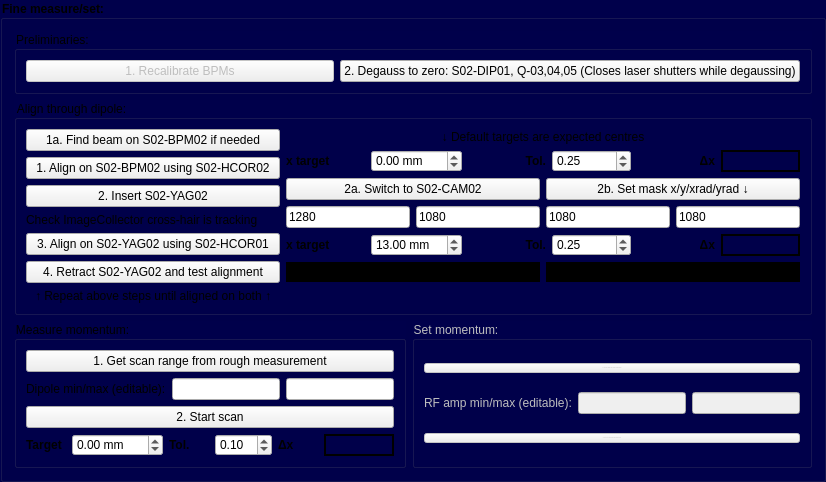
            <widget class="QGroupBox" name="groupBox_9">
             <property name="minimumSize">
              <size>
               <width>0</width>
               <height>471</height>
              </size>
             </property>
             <property name="font">
              <font>
               <weight>75</weight>
               <bold>true</bold>
              </font>
             </property>
             <property name="styleSheet">
              <string notr="true">QGroupBox{ background-color: rgb(0, 0, 75);}
QLabel{ background-color: rgba(0,0,0,0%);}
#QPushButton{ background-color: rgb(255, 255, 255);}</string>
             </property>
             <property name="title">
              <string>Fine measure/set:</string>
             </property>
             <layout class="QVBoxLayout" name="verticalLayout_3">
              <item>
               <widget class="QGroupBox" name="groupBox_3">
                <property name="font">
                 <font>
                  <weight>50</weight>
                  <italic>false</italic>
                  <bold>false</bold>
                 </font>
                </property>
                <property name="title">
                 <string>Preliminaries:</string>
                </property>
                <layout class="QHBoxLayout" name="horizontalLayout_15">
                 <item>
                  <widget class="QPushButton" name="pushButton_Prelim_1">
                   <property name="enabled">
                    <bool>false</bool>
                   </property>
                   <property name="sizePolicy">
                    <sizepolicy hsizetype="Minimum" vsizetype="Fixed">
                     <horstretch>0</horstretch>
                     <verstretch>0</verstretch>
                    </sizepolicy>
                   </property>
                   <property name="minimumSize">
                    <size>
                     <width>140</width>
                     <height>0</height>
                    </size>
                   </property>
                   <property name="maximumSize">
                    <size>
                     <width>16777215</width>
                     <height>16777215</height>
                    </size>
                   </property>
                   <property name="text">
                    <string>1. Recalibrate BPMs</string>
                   </property>
                   <property name="checked">
                    <bool>false</bool>
                   </property>
                  </widget>
                 </item>
                 <item>
                  <widget class="QPushButton" name="pushButton_Prelim_3">
                   <property name="sizePolicy">
                    <sizepolicy hsizetype="Minimum" vsizetype="Fixed">
                     <horstretch>0</horstretch>
                     <verstretch>0</verstretch>
                    </sizepolicy>
                   </property>
                   <property name="minimumSize">
                    <size>
                     <width>140</width>
                     <height>0</height>
                    </size>
                   </property>
                   <property name="maximumSize">
                    <size>
                     <width>16777215</width>
                     <height>16777215</height>
                    </size>
                   </property>
                   <property name="text">
                    <string>2. Degauss to zero: S02-DIP01, Q-03,04,05 (Closes laser shutters while degaussing)</string>
                   </property>
                   <property name="checked">
                    <bool>false</bool>
                   </property>
                  </widget>
                 </item>
                </layout>
               </widget>
              </item>
              <item>
               <widget class="QGroupBox" name="groupBox_4">
                <property name="font">
                 <font>
                  <weight>50</weight>
                  <italic>false</italic>
                  <bold>false</bold>
                 </font>
                </property>
                <property name="title">
                 <string>Align through dipole:</string>
                </property>
                <layout class="QGridLayout" name="gridLayout_8">
                 <item row="4" column="1" colspan="2">
                  <layout class="QHBoxLayout" name="horizontalLayout_9">
                   <item>
                    <widget class="QLabel" name="label_14">
                     <property name="font">
                      <font>
                       <weight>75</weight>
                       <bold>true</bold>
                      </font>
                     </property>
                     <property name="text">
                      <string>x target</string>
                     </property>
                    </widget>
                   </item>
                   <item>
                    <widget class="QDoubleSpinBox" name="doubleSpinBox_x_2">
                     <property name="suffix">
                      <string> mm</string>
                     </property>
                     <property name="minimum">
                      <double>-100.000000000000000</double>
                     </property>
                     <property name="maximum">
                      <double>100.000000000000000</double>
                     </property>
                     <property name="singleStep">
                      <double>0.100000000000000</double>
                     </property>
                     <property name="value">
                      <double>13.000000000000000</double>
                     </property>
                    </widget>
                   </item>
                   <item>
                    <widget class="QLabel" name="label_15">
                     <property name="font">
                      <font>
                       <weight>75</weight>
                       <bold>true</bold>
                      </font>
                     </property>
                     <property name="text">
                      <string>Tol.</string>
                     </property>
                     <property name="alignment">
                      <set>Qt::AlignRight|Qt::AlignTrailing|Qt::AlignVCenter</set>
                     </property>
                    </widget>
                   </item>
                   <item>
                    <widget class="QDoubleSpinBox" name="doubleSpinBox_tol_2">
                     <property name="singleStep">
                      <double>0.100000000000000</double>
                     </property>
                     <property name="value">
                      <double>0.250000000000000</double>
                     </property>
                    </widget>
                   </item>
                   <item>
                    <widget class="QLabel" name="label_17">
                     <property name="font">
                      <font>
                       <weight>75</weight>
                       <bold>true</bold>
                      </font>
                     </property>
                     <property name="text">
                      <string>Δx</string>
                     </property>
                     <property name="alignment">
                      <set>Qt::AlignRight|Qt::AlignTrailing|Qt::AlignVCenter</set>
                     </property>
                    </widget>
                   </item>
                   <item>
                    <widget class="QLabel" name="label_H_2">
                     <property name="minimumSize">
                      <size>
                       <width>70</width>
                       <height>0</height>
                      </size>
                     </property>
                     <property name="layoutDirection">
                      <enum>Qt::LeftToRight</enum>
                     </property>
                     <property name="frameShape">
                      <enum>QFrame::WinPanel</enum>
                     </property>
                     <property name="text">
                      <string/>
                     </property>
                     <property name="alignment">
                      <set>Qt::AlignLeading|Qt::AlignLeft|Qt::AlignVCenter</set>
                     </property>
                    </widget>
                   </item>
                  </layout>
                 </item>
                 <item row="3" column="1" colspan="2">
                  <layout class="QHBoxLayout" name="horizontalLayout_10">
                   <item>
                    <widget class="QLineEdit" name="lineEdit_maskX">
                     <property name="sizePolicy">
                      <sizepolicy hsizetype="Preferred" vsizetype="Fixed">
                       <horstretch>0</horstretch>
                       <verstretch>0</verstretch>
                      </sizepolicy>
                     </property>
                     <property name="text">
                      <string>1280</string>
                     </property>
                    </widget>
                   </item>
                   <item>
                    <widget class="QLineEdit" name="lineEdit_maskY">
                     <property name="sizePolicy">
                      <sizepolicy hsizetype="Preferred" vsizetype="Fixed">
                       <horstretch>0</horstretch>
                       <verstretch>0</verstretch>
                      </sizepolicy>
                     </property>
                     <property name="text">
                      <string>1080</string>
                     </property>
                    </widget>
                   </item>
                   <item>
                    <widget class="QLineEdit" name="lineEdit_maskXRad">
                     <property name="sizePolicy">
                      <sizepolicy hsizetype="Preferred" vsizetype="Fixed">
                       <horstretch>0</horstretch>
                       <verstretch>0</verstretch>
                      </sizepolicy>
                     </property>
                     <property name="text">
                      <string>1080</string>
                     </property>
                    </widget>
                   </item>
                   <item>
                    <widget class="QLineEdit" name="lineEdit_maskYRad">
                     <property name="sizePolicy">
                      <sizepolicy hsizetype="Preferred" vsizetype="Fixed">
                       <horstretch>0</horstretch>
                       <verstretch>0</verstretch>
                      </sizepolicy>
                     </property>
                     <property name="text">
                      <string>1080</string>
                     </property>
                    </widget>
                   </item>
                  </layout>
                 </item>
                 <item row="1" column="1" colspan="2">
                  <layout class="QHBoxLayout" name="horizontalLayout_2">
                   <item>
                    <widget class="QLabel" name="label_13">
                     <property name="font">
                      <font>
                       <weight>75</weight>
                       <bold>true</bold>
                      </font>
                     </property>
                     <property name="text">
                      <string>x target</string>
                     </property>
                    </widget>
                   </item>
                   <item>
                    <widget class="QDoubleSpinBox" name="doubleSpinBox_x_1">
                     <property name="suffix">
                      <string> mm</string>
                     </property>
                     <property name="minimum">
                      <double>-100.000000000000000</double>
                     </property>
                     <property name="maximum">
                      <double>100.000000000000000</double>
                     </property>
                     <property name="singleStep">
                      <double>0.100000000000000</double>
                     </property>
                    </widget>
                   </item>
                   <item>
                    <widget class="QLabel" name="label_12">
                     <property name="font">
                      <font>
                       <weight>75</weight>
                       <bold>true</bold>
                      </font>
                     </property>
                     <property name="text">
                      <string>Tol.</string>
                     </property>
                     <property name="alignment">
                      <set>Qt::AlignRight|Qt::AlignTrailing|Qt::AlignVCenter</set>
                     </property>
                    </widget>
                   </item>
                   <item>
                    <widget class="QDoubleSpinBox" name="doubleSpinBox_tol_1">
                     <property name="singleStep">
                      <double>0.100000000000000</double>
                     </property>
                     <property name="value">
                      <double>0.250000000000000</double>
                     </property>
                    </widget>
                   </item>
                   <item>
                    <widget class="QLabel" name="label_16">
                     <property name="font">
                      <font>
                       <weight>75</weight>
                       <bold>true</bold>
                      </font>
                     </property>
                     <property name="text">
                      <string>Δx</string>
                     </property>
                     <property name="alignment">
                      <set>Qt::AlignRight|Qt::AlignTrailing|Qt::AlignVCenter</set>
                     </property>
                    </widget>
                   </item>
                   <item>
                    <widget class="QLabel" name="label_H_1">
                     <property name="minimumSize">
                      <size>
                       <width>70</width>
                       <height>0</height>
                      </size>
                     </property>
                     <property name="layoutDirection">
                      <enum>Qt::LeftToRight</enum>
                     </property>
                     <property name="frameShape">
                      <enum>QFrame::WinPanel</enum>
                     </property>
                     <property name="text">
                      <string/>
                     </property>
                     <property name="alignment">
                      <set>Qt::AlignLeading|Qt::AlignLeft|Qt::AlignVCenter</set>
                     </property>
                    </widget>
                   </item>
                  </layout>
                 </item>
                 <item row="0" column="0" rowspan="7">
                  <layout class="QVBoxLayout" name="verticalLayout_4">
                   <item>
                    <widget class="QPushButton" name="pushButton_Align_1a">
                     <property name="text">
                      <string>1a. Find beam on S02-BPM02 if needed</string>
                     </property>
                     <property name="checked">
                      <bool>false</bool>
                     </property>
                    </widget>
                   </item>
                   <item>
                    <widget class="QPushButton" name="pushButton_Align_1">
                     <property name="text">
                      <string>1. Align on S02-BPM02 using S02-HCOR02</string>
                     </property>
                     <property name="checked">
                      <bool>false</bool>
                     </property>
                    </widget>
                   </item>
                   <item>
                    <widget class="QPushButton" name="pushButton_Align_2">
                     <property name="text">
                      <string>2. Insert S02-YAG02</string>
                     </property>
                     <property name="checked">
                      <bool>false</bool>
                     </property>
                    </widget>
                   </item>
                   <item>
                    <widget class="QLabel" name="label_24">
                     <property name="text">
                      <string>Check ImageCollector cross-hair is tracking</string>
                     </property>
                    </widget>
                   </item>
                   <item>
                    <widget class="QPushButton" name="pushButton_Align_3">
                     <property name="text">
                      <string>3. Align on S02-YAG02 using S02-HCOR01</string>
                     </property>
                     <property name="checked">
                      <bool>false</bool>
                     </property>
                    </widget>
                   </item>
                   <item>
                    <widget class="QPushButton" name="pushButton_Align_4">
                     <property name="text">
                      <string>4. Retract S02-YAG02 and test alignment</string>
                     </property>
                     <property name="checked">
                      <bool>false</bool>
                     </property>
                    </widget>
                   </item>
                   <item>
                    <widget class="QLabel" name="label_4">
                     <property name="text">
                      <string>↑ Repeat above steps until aligned on both ↑</string>
                     </property>
                     <property name="alignment">
                      <set>Qt::AlignCenter</set>
                     </property>
                    </widget>
                   </item>
                  </layout>
                 </item>
                 <item row="5" column="1" colspan="2">
                  <layout class="QHBoxLayout" name="horizontalLayout_11">
                   <item>
                    <widget class="QCheckBox" name="checkBox">
                     <property name="layoutDirection">
                      <enum>Qt::RightToLeft</enum>
                     </property>
                     <property name="styleSheet">
                      <string notr="true">QCheckBox{ background-color: rgb(0, 0, 0);}</string>
                     </property>
                     <property name="text">
                      <string>Aligned on S02-YAG02</string>
                     </property>
                     <property name="checkable">
                      <bool>false</bool>
                     </property>
                    </widget>
                   </item>
                   <item>
                    <widget class="QCheckBox" name="checkBox_2">
                     <property name="layoutDirection">
                      <enum>Qt::RightToLeft</enum>
                     </property>
                     <property name="styleSheet">
                      <string notr="true">QCheckBox{ background-color: rgb(0, 0, 0);}</string>
                     </property>
                     <property name="text">
                      <string>Aligned on S02-BPM02</string>
                     </property>
                     <property name="checkable">
                      <bool>false</bool>
                     </property>
                    </widget>
                   </item>
                  </layout>
                 </item>
                 <item row="2" column="1">
                  <widget class="QPushButton" name="pushButton_Align_2_A">
                   <property name="sizePolicy">
                    <sizepolicy hsizetype="Minimum" vsizetype="Fixed">
                     <horstretch>0</horstretch>
                     <verstretch>0</verstretch>
                    </sizepolicy>
                   </property>
                   <property name="minimumSize">
                    <size>
                     <width>140</width>
                     <height>0</height>
                    </size>
                   </property>
                   <property name="maximumSize">
                    <size>
                     <width>371</width>
                     <height>16777215</height>
                    </size>
                   </property>
                   <property name="text">
                    <string>2a. Switch to S02-CAM02</string>
                   </property>
                   <property name="checked">
                    <bool>false</bool>
                   </property>
                  </widget>
                 </item>
                 <item row="2" column="2">
                  <widget class="QPushButton" name="pushButton_Align_2_B">
                   <property name="sizePolicy">
                    <sizepolicy hsizetype="Minimum" vsizetype="Fixed">
                     <horstretch>0</horstretch>
                     <verstretch>0</verstretch>
                    </sizepolicy>
                   </property>
                   <property name="minimumSize">
                    <size>
                     <width>0</width>
                     <height>0</height>
                    </size>
                   </property>
                   <property name="maximumSize">
                    <size>
                     <width>371</width>
                     <height>16777215</height>
                    </size>
                   </property>
                   <property name="text">
                    <string>2b. Set mask x/y/xrad/yrad ↓</string>
                   </property>
                   <property name="checked">
                    <bool>false</bool>
                   </property>
                  </widget>
                 </item>
                 <item row="6" column="1" colspan="2">
                  <widget class="QLabel" name="label_6">
                   <property name="text">
                    <string/>
                   </property>
                  </widget>
                 </item>
                 <item row="0" column="1" colspan="2">
                  <widget class="QLabel" name="label_5">
                   <property name="text">
                    <string>↓ Default targets are expected centres</string>
                   </property>
                   <property name="alignment">
                    <set>Qt::AlignCenter</set>
                   </property>
                  </widget>
                 </item>
                </layout>
               </widget>
              </item>
              <item>
               <layout class="QHBoxLayout" name="horizontalLayout_8">
                <item>
                 <widget class="QGroupBox" name="groupBox_5">
                  <property name="font">
                   <font>
                    <weight>50</weight>
                    <bold>false</bold>
                   </font>
                  </property>
                  <property name="styleSheet">
                   <string notr="true">QGroupBox{ background-color: rgb(0, 0, 75);}
QLabel{ background-color: rgba(0,0,0,0%);}
#QPushButton{ background-color: rgb(255, 255, 255);}</string>
                  </property>
                  <property name="title">
                   <string>Measure momentum:</string>
                  </property>
                  <layout class="QVBoxLayout" name="verticalLayout_5">
                   <item>
                    <widget class="QPushButton" name="pushButton_fineGetCurrentRange_2">
                     <property name="text">
                      <string>1. Get scan range from rough measurement</string>
                     </property>
                     <property name="checked">
                      <bool>false</bool>
                     </property>
                    </widget>
                   </item>
                   <item>
                    <layout class="QHBoxLayout" name="horizontalLayout_12">
                     <item>
                      <widget class="QLabel" name="label_9">
                       <property name="text">
                        <string>Dipole min/max (editable):</string>
                       </property>
                      </widget>
                     </item>
                     <item>
                      <widget class="QLineEdit" name="lineEdit_fineCurrentMin"/>
                     </item>
                     <item>
                      <widget class="QLineEdit" name="lineEdit_fineCurrentMax"/>
                     </item>
                    </layout>
                   </item>
                   <item>
                    <widget class="QPushButton" name="pushButton_fineCentreC2VCurrent">
                     <property name="text">
                      <string>2. Start scan</string>
                     </property>
                     <property name="checked">
                      <bool>false</bool>
                     </property>
                    </widget>
                   </item>
                   <item>
                    <layout class="QHBoxLayout" name="horizontalLayout_14">
                     <item>
                      <widget class="QLabel" name="label_19">
                       <property name="font">
                        <font>
                         <weight>75</weight>
                         <bold>true</bold>
                        </font>
                       </property>
                       <property name="text">
                        <string>Target</string>
                       </property>
                      </widget>
                     </item>
                     <item>
                      <widget class="QDoubleSpinBox" name="doubleSpinBox_x_3">
                       <property name="suffix">
                        <string> mm</string>
                       </property>
                       <property name="minimum">
                        <double>-100.000000000000000</double>
                       </property>
                       <property name="maximum">
                        <double>100.000000000000000</double>
                       </property>
                       <property name="singleStep">
                        <double>0.100000000000000</double>
                       </property>
                       <property name="value">
                        <double>0.000000000000000</double>
                       </property>
                      </widget>
                     </item>
                     <item>
                      <widget class="QLabel" name="label_18">
                       <property name="font">
                        <font>
                         <weight>75</weight>
                         <bold>true</bold>
                        </font>
                       </property>
                       <property name="text">
                        <string>Tol.</string>
                       </property>
                      </widget>
                     </item>
                     <item>
                      <widget class="QDoubleSpinBox" name="doubleSpinBox_tol_3">
                       <property name="singleStep">
                        <double>0.100000000000000</double>
                       </property>
                       <property name="value">
                        <double>0.100000000000000</double>
                       </property>
                      </widget>
                     </item>
                     <item>
                      <widget class="QLabel" name="label_22">
                       <property name="font">
                        <font>
                         <weight>75</weight>
                         <bold>true</bold>
                        </font>
                       </property>
                       <property name="text">
                        <string>Δx</string>
                       </property>
                      </widget>
                     </item>
                     <item>
                      <widget class="QLabel" name="label_H_3">
                       <property name="minimumSize">
                        <size>
                         <width>70</width>
                         <height>0</height>
                        </size>
                       </property>
                       <property name="layoutDirection">
                        <enum>Qt::LeftToRight</enum>
                       </property>
                       <property name="frameShape">
                        <enum>QFrame::WinPanel</enum>
                       </property>
                       <property name="text">
                        <string/>
                       </property>
                       <property name="alignment">
                        <set>Qt::AlignLeading|Qt::AlignLeft|Qt::AlignVCenter</set>
                       </property>
                      </widget>
                     </item>
                    </layout>
                   </item>
                  </layout>
                 </widget>
                </item>
                <item>
                 <widget class="QGroupBox" name="groupBox_6">
                  <property name="enabled">
                   <bool>false</bool>
                  </property>
                  <property name="font">
                   <font>
                    <weight>50</weight>
                    <bold>false</bold>
                    <strikeout>false</strikeout>
                   </font>
                  </property>
                  <property name="styleSheet">
                   <string notr="true">QGroupBox{ background-color: rgb(0, 0, 75);}
QLabel{ background-color: rgba(0,0,0,0%);}
#QPushButton{ background-color: rgb(255, 255, 255);}</string>
                  </property>
                  <property name="title">
                   <string>Set momentum:</string>
                  </property>
                  <layout class="QVBoxLayout" name="verticalLayout_6">
                   <item>
                    <widget class="QPushButton" name="pushButton_fineGetRFRange_2">
                     <property name="font">
                      <font>
                       <pointsize>-1</pointsize>
                      </font>
                     </property>
                     <property name="text">
                      <string>1. Get scan range from rough measurement</string>
                     </property>
                     <property name="checked">
                      <bool>false</bool>
                     </property>
                    </widget>
                   </item>
                   <item>
                    <layout class="QHBoxLayout" name="horizontalLayout_13">
                     <item>
                      <widget class="QLabel" name="label_10">
                       <property name="font">
                        <font>
                         <strikeout>false</strikeout>
                        </font>
                       </property>
                       <property name="text">
                        <string>RF amp min/max (editable):</string>
                       </property>
                      </widget>
                     </item>
                     <item>
                      <widget class="QLineEdit" name="lineEdit_fineRFMin"/>
                     </item>
                     <item>
                      <widget class="QLineEdit" name="lineEdit_fineRFMax"/>
                     </item>
                    </layout>
                   </item>
                   <item>
                    <widget class="QPushButton" name="pushButton_fineCentreC2VRF">
                     <property name="font">
                      <font>
                       <pointsize>-1</pointsize>
                      </font>
                     </property>
                     <property name="text">
                      <string>3. Set RF to centre down spectometer line</string>
                     </property>
                     <property name="checked">
                      <bool>false</bool>
                     </property>
                    </widget>
                   </item>
                  </layout>
                 </widget>
                </item>
               </layout>
              </item>
             </layout>
            </widget>
